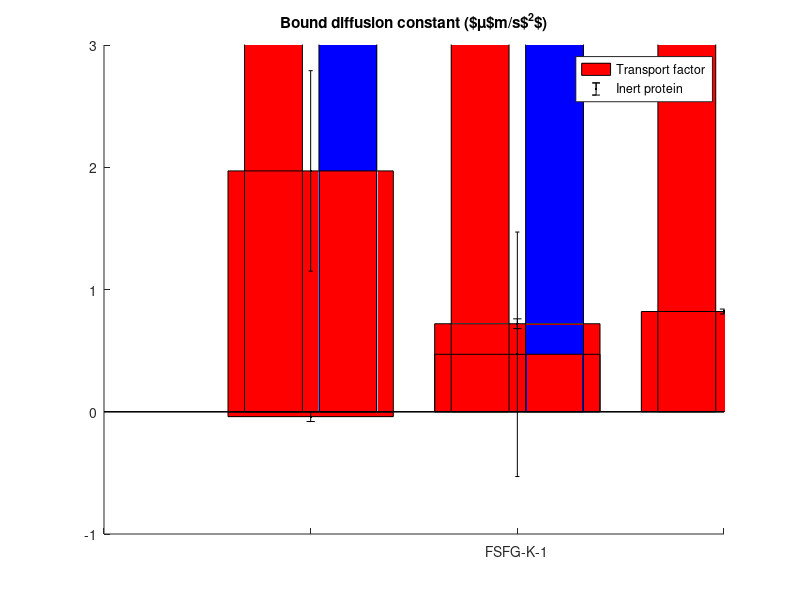

Source code (MATLAB):

%% Bound fraction bar chart
figure(1)
hold on
hb = bar([-0.04,0.72, .82]);
errorbar(1:3,[-0.04,0.72, .82],[0.04,0.04,0.02],'k.')
hold off
 set(hb(1), 'FaceColor','r')
%  set(hb(2), 'FaceColor','b')
% set(hb(3), 'FaceColor','g')
axis([0 4 -0.05 1])
xticklabels({'','No FSFG-K','FSFG-K-1','FSFG-K-2',''})
title('Bound fraction');
%% Effective diffusion coefficients
figure(1)
hold on
% hb = bar(vertcat([58.79	44.10],[12.72 29.84],[11.45	36.12]));
% errorbar(0.5*(1:6),[58.79 44.10 12.72 29.84 11.45 36.12],[4.86 3.88 3.00 3.66 4.16 4.87],'k.')
hb = bar(vertcat([38.69	29.51],[9.03 21.85],[6.47 25.68]));
errorbar(0.5*(1:6),[38.69 29.51 9.03 21.85 6.47	25.68],[2.41 2.17 1.97	2.65 1.01 3.85],'k.')
hold off
 set(hb(1), 'FaceColor','r')
  set(hb(2), 'FaceColor','b')
% set(hb(3), 'FaceColor','g')
 axis([0 4 0 45])
xticklabels({'','No FSFG-K','FSFG-K-1','FSFG-K-2',''})
title('Observed diffusion constant ($\mu$m/s$^2$)');
legend({'Transport factor','Inert protein'});
%% Bound diffusion bar chart
figure(1)
hold on
% hb = bar([0.71,-1.42]);
% errorbar(1:2,[0.71,-1.42],[1.4,1.56],'k.')
hb = bar([1.97,0.47]);
errorbar(1:2,[1.97,0.47],[0.82,1.00],'k.')
hold off
 set(hb(1), 'FaceColor','r')
%  set(hb(2), 'FaceColor','b')
% set(hb(3), 'FaceColor','g')
axis([0 3 -1 3])
xticklabels({'','','FSFG-K-1','','FSFG-K-2',''})
title('Bound diffusion constant ($\mu$m/s$^2$)');